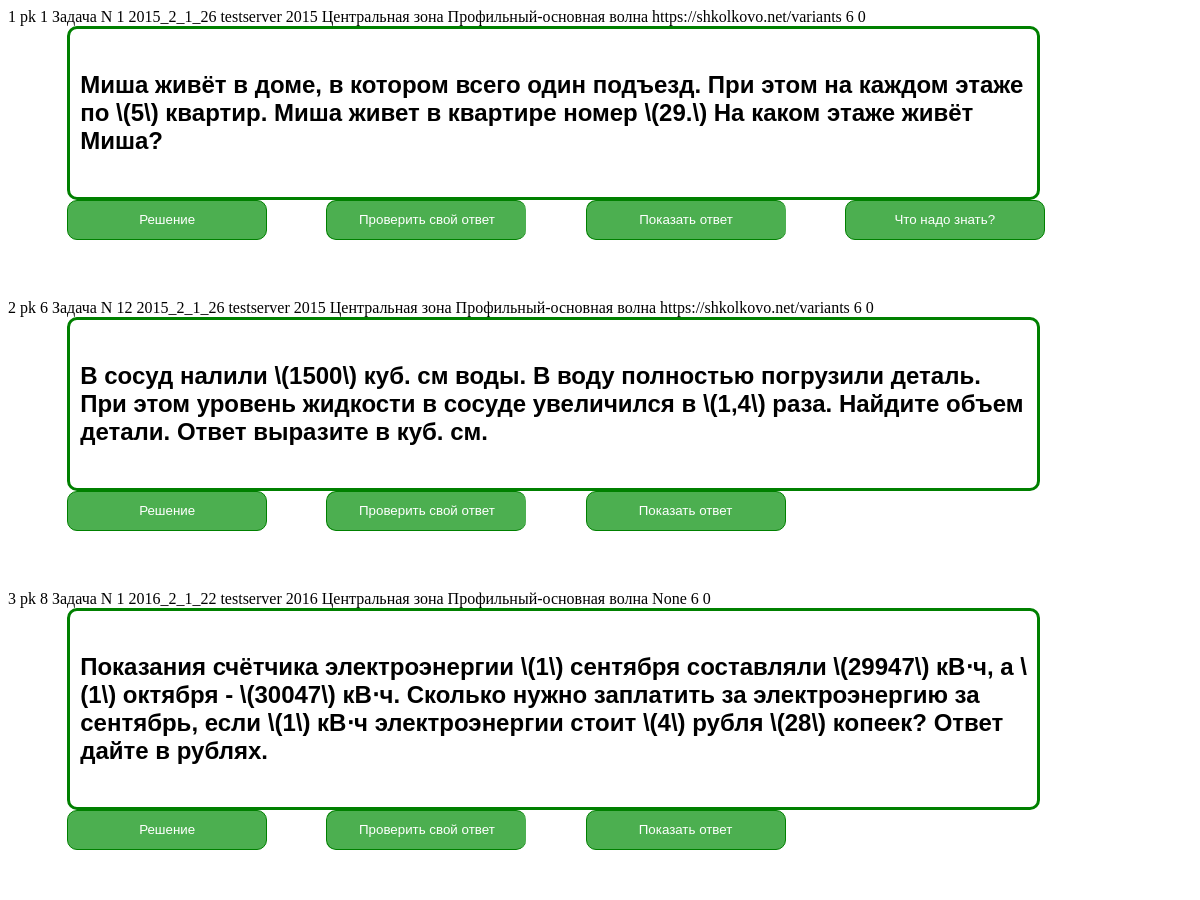
Page /probls/6/?school_class=11 (upper part) on the earlier database version.
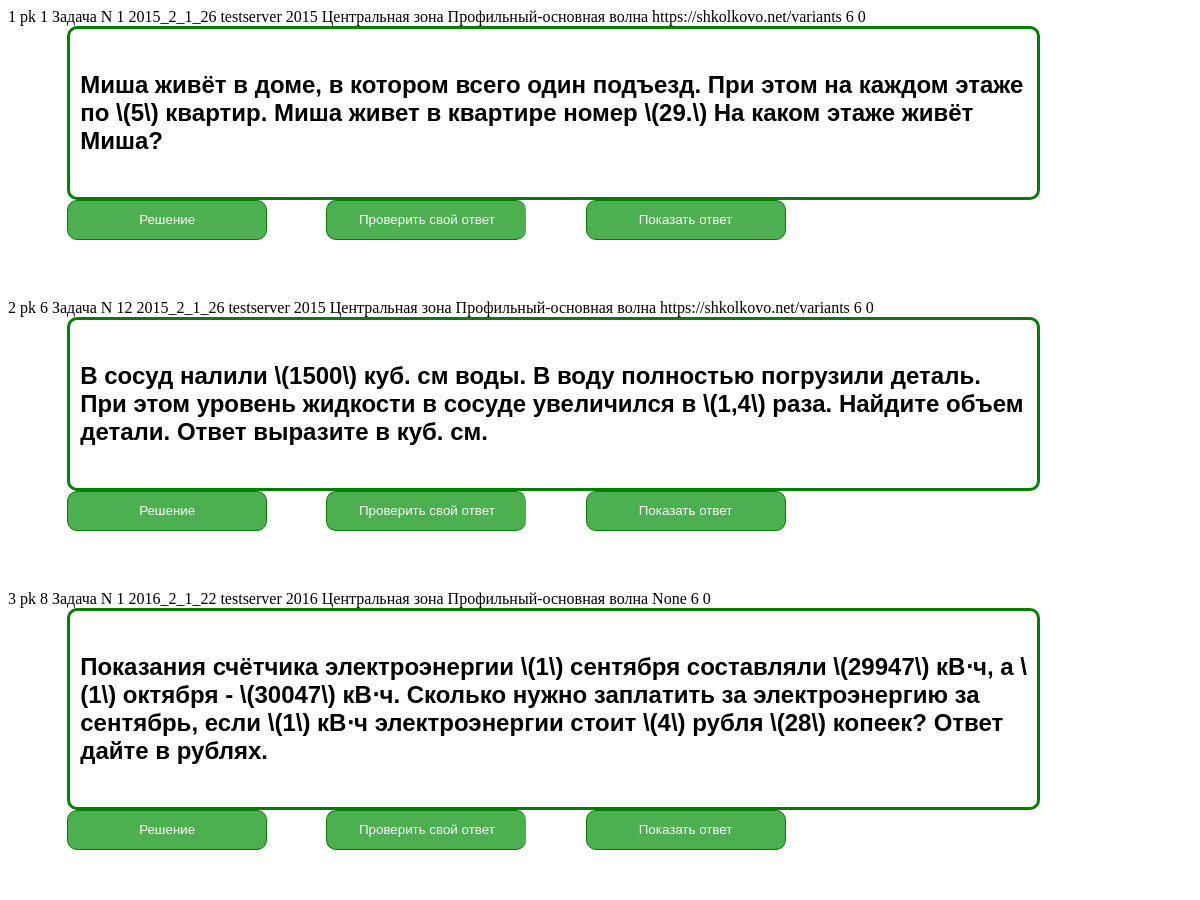
Same page on the later database version.
### main/models.py (models this page shows, shortened)
class Probl(models.Model):
    condition_txt = models.TextField(blank=True, null=True, default='')
    solution_txt = models.TextField(blank=True, null=True, default='')
    hint_txt = models.CharField(max_length=1000, blank=True, null=True, default='')
    complexity = models.IntegerField(blank=True, null=True, default=0)
    topic = models.ForeignKey('topic', on_delete=models.PROTECT, default='')
    result = models.CharField(max_length=200, blank=True, null=True, default='')
    result_full = models.CharField(max_length=200, blank=True, null=True, default='')
    ege = models.IntegerField(blank=True, null=True, default=0)
    place_ege = models.CharField(max_length=100, blank=True, null=True, default='')
    tip_ege = models.IntegerField(blank=True, null=True, default=0)
    gkey = models.CharField(max_length=20, blank=True, null=True, default='')
    number_task = models.IntegerField(blank=True, null=True, default=0)
    variant = models.IntegerField(blank=True, null=True, default=0)
    source = models.CharField(max_length=100, blank=True, null=True, default='')
    name_potok = models.CharField(max_length=50, blank=True, null=True, default='')
    date = models.DateTimeField(blank=True, null=True)
    school_class = models.IntegerField(blank=True, null=True, default=0)
    nopor = models.IntegerField(blank=True, null=True, default=0)
    class Meta:
        verbose_name = 'probl'
        verbose_name_plural = 'probls'

### main/views.py (the view)
# urls.py: path('probls/<int:pkk>/', views.probls, name='probls'),
def probls(request, pkk):
    m = nclass(request)
    mm = int(m)
    bimgs = Bimg.objects.filter()
    probls = Probl.objects.filter(topic=pkk, school_class__lte=mm, number_task__gt=0).order_by("complexity")
    for p in probls:
        p.ege = p.gkey[0:4]
        p.place_ege = name_zone(zone(p.gkey))
        p.name_potok = name_potok(potok(p.gkey))
    context = {
       'bimgs': bimgs,
       'probls': probls
    }
    return render(request, 'main/probls.html', context=context)

### main/views.py (called while the page is built)
def  zone(gkey):
    if gkey[6] == '_':
        u = gkey[5]
    else:
        u = gkey[5:7]
    return u

def potok(gkey):
    if gkey[6] == '_':
        u = gkey[7]
    else:
        u = gkey[8]
    return u

def name_potok(potok):
    if potok == '1':
        np = 'Профильный-основная волна'
    elif potok == '2':
        np = 'Профильный -досрочная волна'
    elif potok == '3':
        np = 'Профильный-резервный день основной волны'
    elif potok == '4':
        np = 'Профильный-резервный день досрочной волны'
    elif potok == '5':
        np = 'Базовый-основная волна'
    elif potok == '6':
        np = 'Базовый -досрочная волна'
    elif potok == '7':
        np = 'Базовый -резервный день основной волны'
    elif potok == '8':
        np = 'Базовый-резервный день досрочной волны'
    else:
        np = '???'
    return np

def name_zone(zone):
    if zone == '1':
        nz = 'Калининградская область'
    elif zone == '2':
        nz = 'Центральная зона'
    elif zone == '3':
        nz = 'Урал'
    elif zone == '5':
        nz = 'Сибирь'
    elif zone == '9':
        nz = 'Дальный Восток'
    else:
        nz = '???'
    return nz

### main/templates/main/probls.html (shortened to what this page needs)
<!doctype html>
<html lang="en">
<head>
<link rel="stylesheet" href="/static/main/css/jquery.dialog.css">
</head>
<body>
{% autoescape off %}
{% for b in bimgs %}
 {% for p in probls %}
<a>{{forloop.counter}}</a>
    <a> pk {{p.pk}}</a>
    <a>Задача N {{p.number_task}}</a>
    <a>{{p.gkey}}</a>
    <a>{{request.get_host}}</a>
    <a>{{p.ege}}</a>
    <a>{{p.place_ege}}</a>
    <a>{{p.name_potok}}</a>
    <a>{{p.source}}</a>
    <a>{{p.school_class}}</a>
    <a>{{p.complexity}}</a>
<div class="px_l">
    {%if p.condition_txt%}
      <h4 align="left"> {{p.condition_txt }} </h4>
    {%endif%}
</div>
    <div class="btn-group">
       <form action="{%url 'task' p.pk %}" >
          <button style="height:40px;width:200px;border-radius:10px">Решение</button>
       </form>
        {%if p.result%}
          <button style="height:40px;width:200px;border-radius:10px" onclick="votv('{{p.result}}')">Проверить свой ответ</button>
        {%endif%}
        {%if p.result_full%}
          <button style="height:40px;width:200px;border-radius:10px" onclick="jAlert('Ответ <a>'+'{{p.result_full}}'+'<a>','Внимание')">Показать ответ</button>
        {%else%}
         {%if p.result%}
           <button style="height:40px;width:200px;border-radius:10px" onclick="jAlert('Ответ: '+'{{p.result}}','Внимание')" >Показать ответ</button>
         {%endif%}
        {%endif%}
         {%if p.hint_txt%}
          <form action="{%url 'theme' p.pk %}" >
              <button style="height:40px;width:200px;border-radius:10px" >Что надо знать?</button>
          </form>
        {%endif%}
        </div>
  {%endfor%}
{%endfor%}
{% endautoescape %}
</body>
</html>

Differences in the rows shown:
changed Probl id 1: no longer shows "Что надо знать?"
